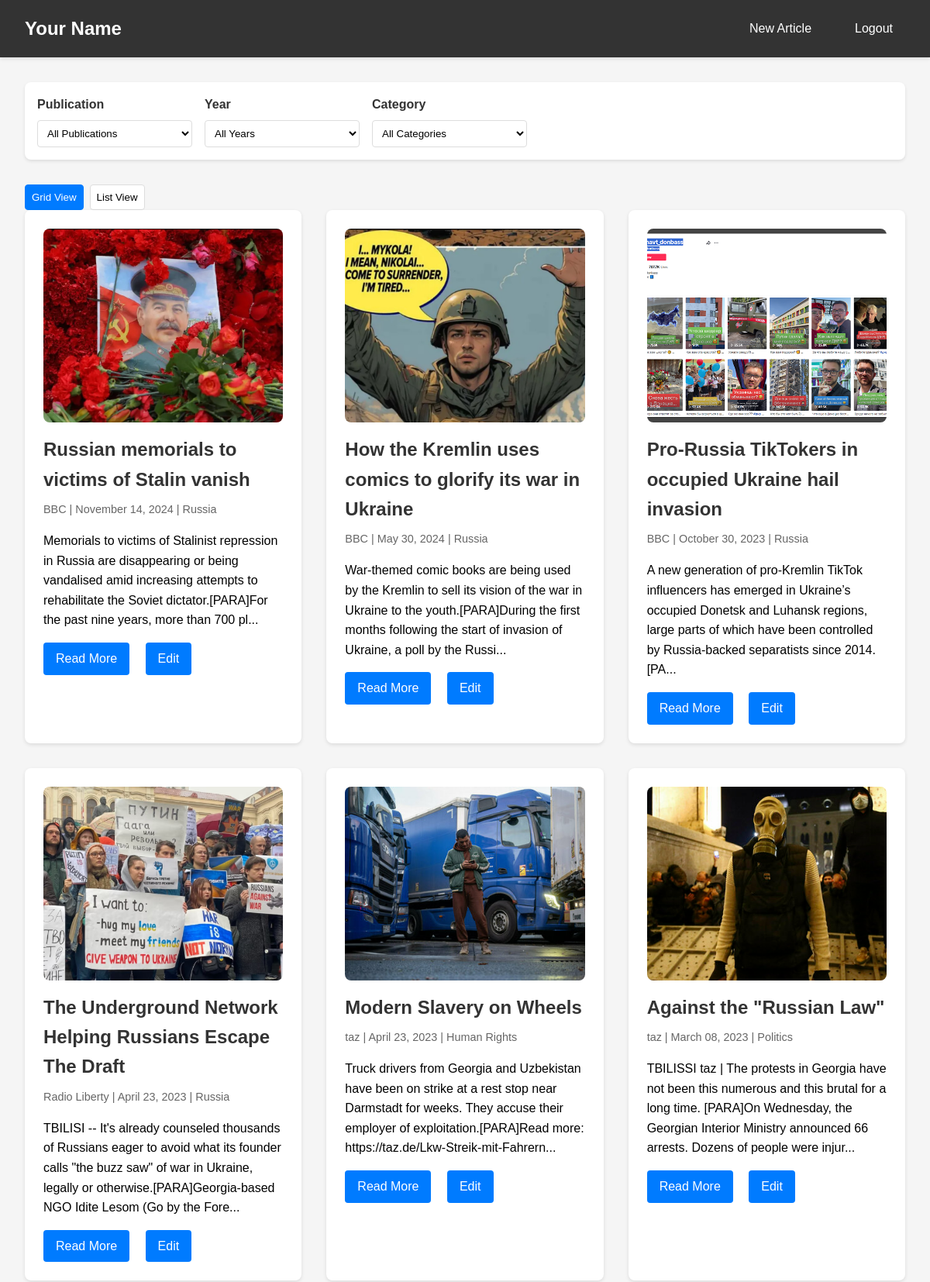
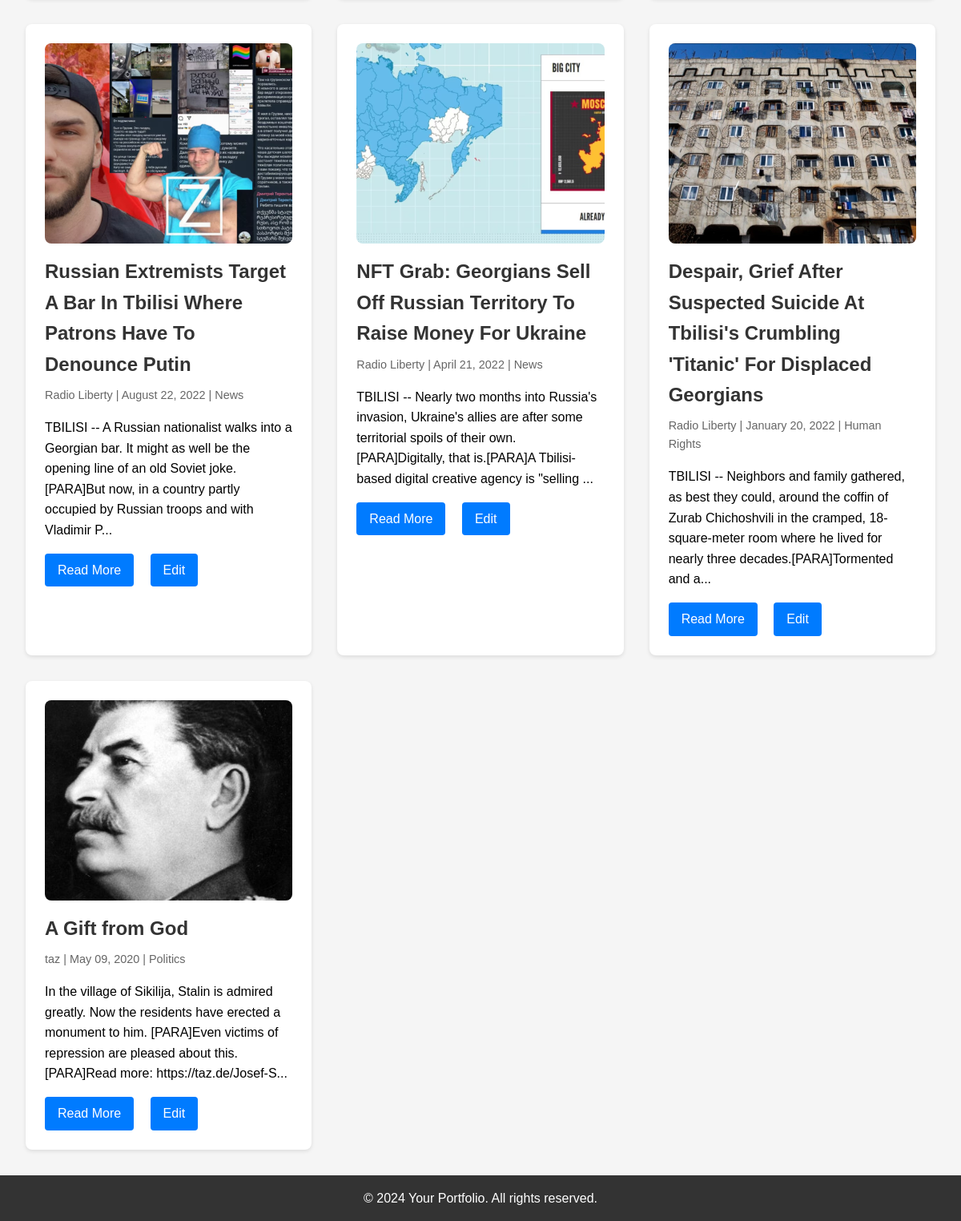
Screenshot of / (signed in) with the database file from the repository (2 pictures, top to bottom).
### app.py (models this page shows)
class Article(db.Model):
    id = db.Column(db.Integer, primary_key=True)
    title = db.Column(db.String(200), nullable=False)
    content = db.Column(db.Text, nullable=False)
    publication = db.Column(db.String(100))
    date_published = db.Column(db.DateTime, nullable=False)
    category = db.Column(db.String(50))
    image_filename = db.Column(db.String(100))
    user_id = db.Column(db.Integer, db.ForeignKey('user.id'), nullable=False)
    comments = db.relationship('Comment', backref='article', lazy=True, cascade="all, delete-orphan")

### app.py (the view)
@app.route('/')
def home():
    publication = request.args.get('publication')
    year = request.args.get('year')
    query = Article.query
    if publication:
        query = query.filter_by(publication=publication)
    if year:
        query = query.filter(extract('year', Article.date_published) == int(year))
    articles = query.order_by(Article.date_published.desc()).all()
    years_query = db.session.query(
        extract('year', Article.date_published).label('year')
    ).distinct().order_by('year').all()
    years = [int(year[0]) for year in years_query if year[0]]
    publications = ['BBC', 'Radio Liberty', 'taz']
    return render_template('home.html',
                         articles=articles,
                         publications=publications,
                         years=years,
                         current_publication=publication,
                         current_year=year)

### app.py (called while the page is built)
@login_manager.user_loader
def load_user(user_id):
    return User.query.get(int(user_id))

### templates/home.html (shortened to what this page needs)
{% extends "base.html" %}
{% block content %}
<form method="get" action="{{ url_for('home') }}" class="filters" id="filterForm">
    <div class="filter-group">
        <label for="publication">Publication</label>
        <select name="publication" id="publication">
            <option value="">All Publications</option>
        </select>
    </div>
    <div class="filter-group">
        <label for="year">Year</label>
        <select name="year" id="year">
            <option value="">All Years</option>
        </select>
    </div>
    <div class="filter-group">
        <label for="category">Category</label>
        <select name="category" id="category">
            <option value="">All Categories</option>
        </select>
    </div>
</form>
<div class="view-toggle">
    <button type="button" class="view-btn active" data-view="grid">
        Grid View
    </button>
    <button type="button" class="view-btn" data-view="list">
        List View
    </button>
</div>
<div class="articles grid-view">
    {% for article in articles %}
        <div class="article-card">
            {% if article.image_filename %}
                <div class="article-image">
                    <img src="{{ url_for('static', filename='article_images/' + article.image_filename) }}" alt="{{ article.title }}">
                </div>
            {% endif %}
            <div class="article-content-wrapper">
                <h2 class="article-title">{{ article.title }}</h2>
                <div class="article-meta">
                    {{ article.publication }} | {{ article.date_published.strftime('%B %d, %Y') }}
                    {% if article.category %}
                        | {{ article.category }}
                    {% endif %}
                </div>
                <p class="article-content">
                    {{ article.content[:200] + '...' if article.content|length > 200 else article.content }}
                </p>
                <a href="{{ url_for('article', id=article.id) }}" class="btn btn-primary">Read More</a>
                {% if current_user.is_authenticated and article.author == current_user %}
                    <a href="{{ url_for('edit_article', id=article.id) }}" class="btn btn-edit">Edit</a>
                {% endif %}
            </div>
        </div>
    {% else %}
        <p>No articles found.</p>
    {% endfor %}
</div>
{% endblock %}

### static/test.css (style rules this page uses)
* { margin: 0; padding: 0; box-sizing: border-box; }
body { font-family: Arial, sans-serif; line-height: 1.6; min-height: 100vh; display: flex; flex-direction: column; background-color: #f5f5f5; }
.articles { display: grid; grid-template-columns: repeat(auto-fill, minmax(300px, 1fr)); gap: 2rem; }
.article-card { background: white; padding: 1.5rem; border-radius: 8px; box-shadow: 0 2px 5px rgba(0, 0, 0, 0.1); transition: transform 0.3s ease; cursor: pointer; }
.article-image { width: 100%; height: 250px; margin-bottom: 1rem; border-radius: 8px; overflow: hidden; }
.article-image img { width: 100%; height: 100%; object-fit: cover; transition: transform 0.3s ease; }
.article-title { font-size: 1.5rem; color: #333; margin-bottom: 0.5rem; }
.article-meta { color: #666; font-size: 0.9rem; margin-bottom: 1rem; }
.article-content { margin-bottom: 1rem; line-height: 1.6; }
.article-card .btn { display: inline-block; margin-right: 1rem; text-decoration: none; }
.btn { padding: 0.5rem 1rem; border: none; border-radius: 4px; cursor: pointer; font-size: 1rem; transition: background-color 0.3s; }
.btn-primary { background-color: #007bff; color: white; }
.btn-edit { background-color: #007bff; color: white; }
.filters { margin-bottom: 2rem; padding: 1rem; background-color: white; border-radius: 8px; box-shadow: 0 2px 4px rgba(0, 0, 0, 0.1); display: flex; gap: 1rem; flex-wrap: wrap; }
.filter-group { display: flex; flex-direction: column; gap: 0.5rem; min-width: 200px; }
.filter-group label { font-weight: bold; color: #333; }
.filter-group select { padding: 0.5rem; border: 1px solid #ddd; border-radius: 4px; background-color: white; cursor: pointer; }
.view-toggle { display: flex; gap: 0.5rem; }
.view-btn { padding: 0.5rem; border: 1px solid #ddd; background: white; border-radius: 4px; cursor: pointer; transition: all 0.3s ease; }
.view-btn.active { background: #007bff; color: white; border-color: #007bff; }

### rows the page displays
Article: image_filename (picture), title "Russian memorials to victims of Stalin vanish", publication "BBC", date_published "November 14, 2024", category "Russia", content "Memorials to victims of Stalinist repression in Russia are disappearing or being vandalised amid increasing attempts to rehabilitate the Soviet dictator.[PARA]For the past nine years, more than 700 pl..."
Article: image_filename (picture), title "How the Kremlin uses comics to glorify its war in Ukraine", publication "BBC", date_published "May 30, 2024", category "Russia", content "War-themed comic books are being used by the Kremlin to sell its vision of the war in Ukraine to the youth.[PARA]During the first months following the start of invasion of Ukraine, a poll by the Russi..."
Article: image_filename (picture), title "Pro-Russia TikTokers in occupied Ukraine hail invasion", publication "BBC", date_published "October 30, 2023", category "Russia", content "A new generation of pro-Kremlin TikTok influencers has emerged in Ukraine’s occupied Donetsk and Luhansk regions, large parts of which have been controlled by Russia-backed separatists since 2014. [PA..."
Article: image_filename (picture), title "The Underground Network Helping Russians Escape The Draft", publication "Radio Liberty", date_published "April 23, 2023", category "Russia", content "TBILISI -- It's already counseled thousands of Russians eager to avoid what its founder calls \"the buzz saw\" of war in Ukraine, legally or otherwise.[PARA]Georgia-based NGO Idite Lesom (Go by the Fore..."
Article: image_filename (picture), title "Modern Slavery on Wheels", publication "taz", date_published "April 23, 2023", category "Human Rights", content "Truck drivers from Georgia and Uzbekistan have been on strike at a rest stop near Darmstadt for weeks. They accuse their employer of exploitation.[PARA]Read more: https://taz.de/Lkw-Streik-mit-Fahrern..."
Article: image_filename (picture), title "Against the \"Russian Law\"", publication "taz", date_published "March 08, 2023", category "Politics", content "TBILISSI taz | The protests in Georgia have not been this numerous and this brutal for a long time. [PARA]On Wednesday, the Georgian Interior Ministry announced 66 arrests. Dozens of people were injur..."
Article: image_filename (picture), title "Russian Extremists Target A Bar In Tbilisi Where Patrons Have To Denounce Putin", publication "Radio Liberty", date_published "August 22, 2022", category "News", content "TBILISI -- A Russian nationalist walks into a Georgian bar. It might as well be the opening line of an old Soviet joke.[PARA]But now, in a country partly occupied by Russian troops and with Vladimir P..."
Article: image_filename (picture), title "NFT Grab: Georgians Sell Off Russian Territory To Raise Money For Ukraine", publication "Radio Liberty", date_published "April 21, 2022", category "News", content "TBILISI -- Nearly two months into Russia's invasion, Ukraine's allies are after some territorial spoils of their own.[PARA]Digitally, that is.[PARA]A Tbilisi-based digital creative agency is \"selling ..."
Article: image_filename (picture), title "Despair, Grief After Suspected Suicide At Tbilisi's Crumbling 'Titanic' For Displaced Georgians", publication "Radio Liberty", date_published "January 20, 2022", category "Human Rights", content "TBILISI -- Neighbors and family gathered, as best they could, around the coffin of Zurab Chichoshvili in the cramped, 18-square-meter room where he lived for nearly three decades.[PARA]Tormented and a..."
Article: image_filename (picture), title "A Gift from God", publication "taz", date_published "May 09, 2020", category "Politics", content "In the village of Sikilija, Stalin is admired greatly. Now the residents have erected a monument to him. [PARA]Even victims of repression are pleased about this.[PARA]Read more: https://taz.de/Josef-S..."
